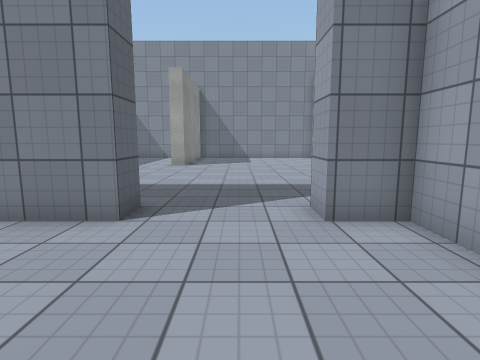
view 1 (above)

19 first-person views from a walk through a Unity game level. The camera is 1.3 m above the floor, tilts 8° down and sees 80° across. The floor is counted in squares, 1 m on a side. Each view is taken from the middle of a square. On the plan, view 1 faces up. The plan holds only what a view shows up to about 13 squares ahead; the rest is blank. The place goes on beyond the plan. The player is left out. Some surface patterns are stand-ins.

view 2
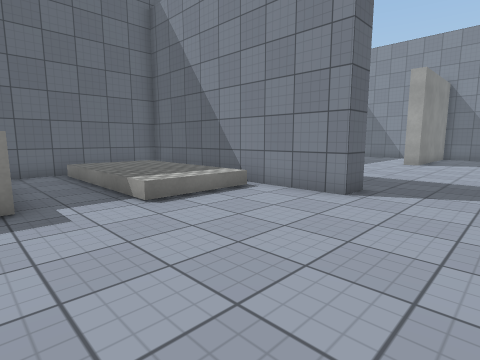

view 3
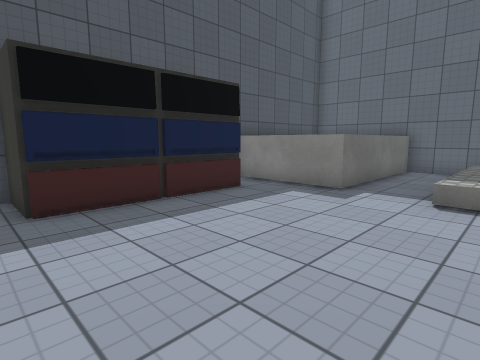

view 4
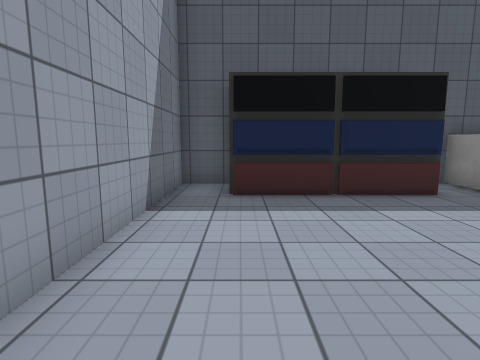

view 5
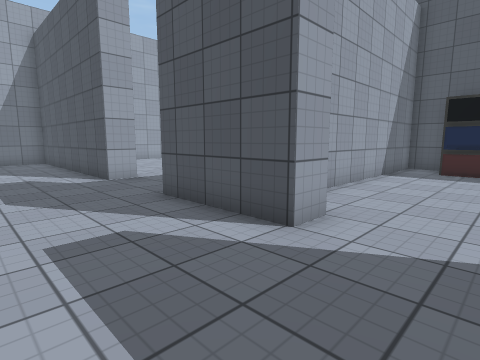

view 6
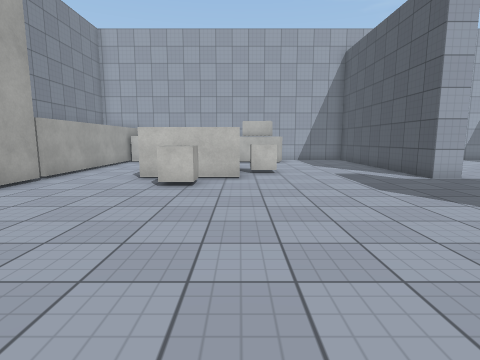

view 7
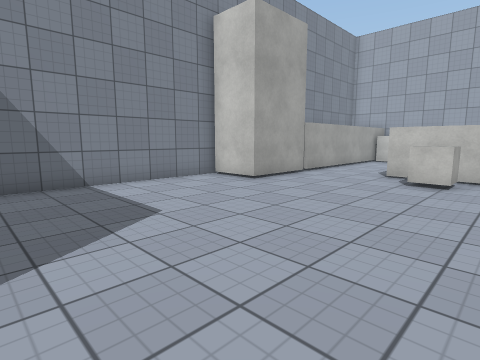

view 8
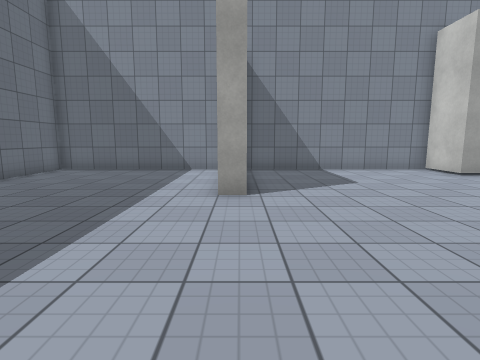

view 9
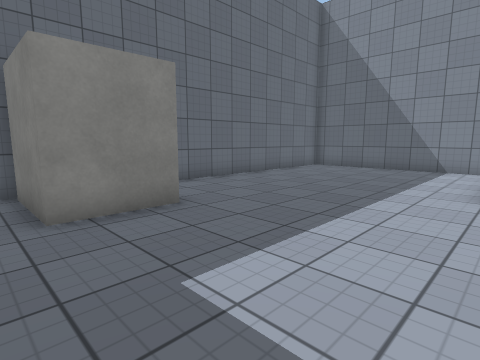

view 10
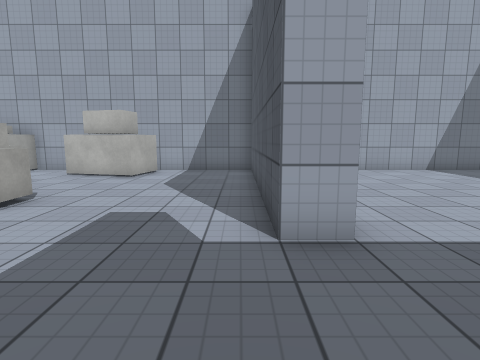

view 11
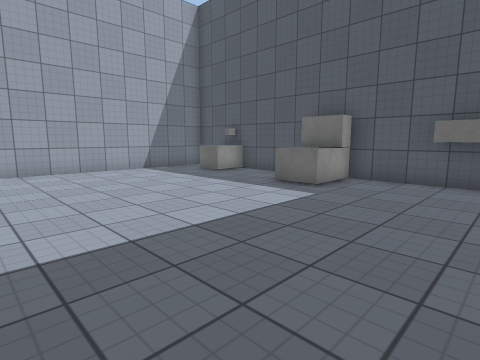

view 12
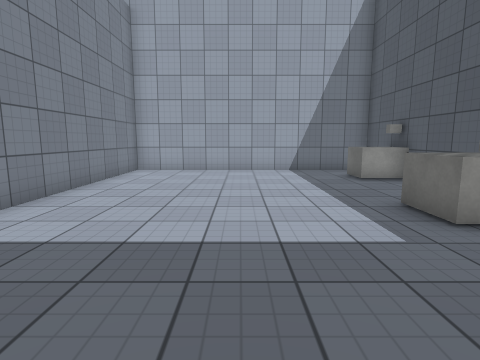

view 13
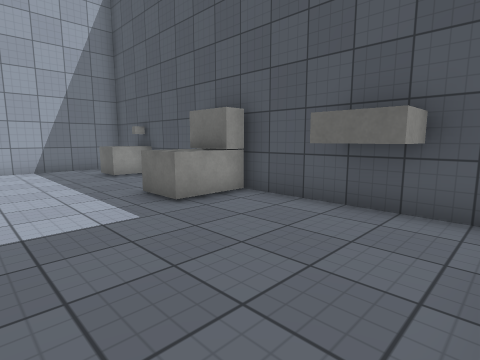

view 14
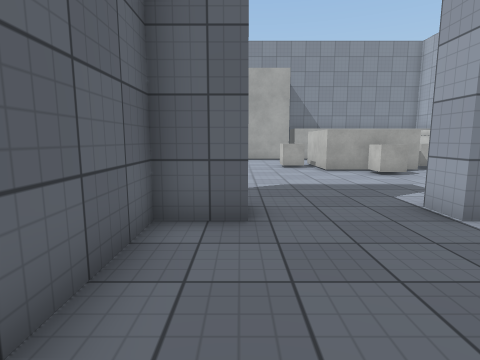

view 15
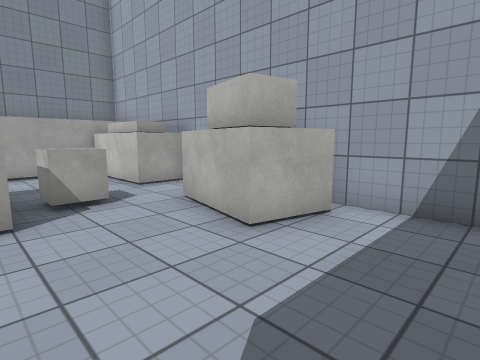

view 16
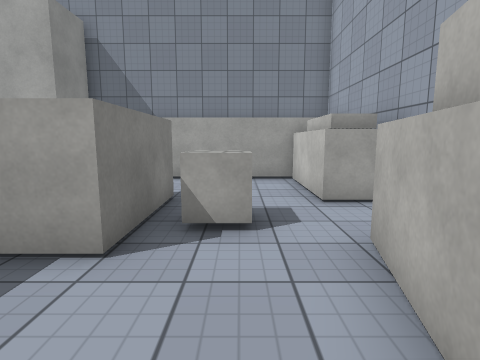

view 17
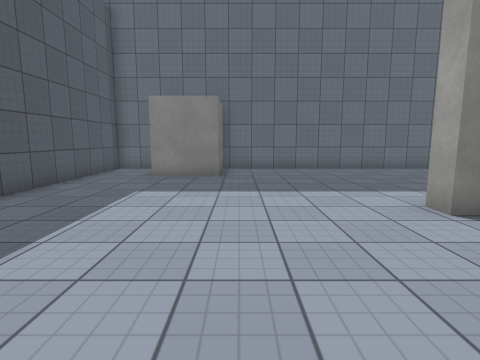

view 18
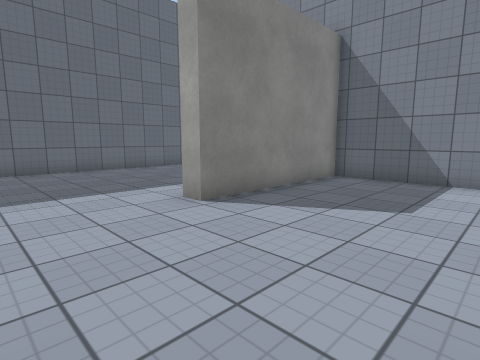

view 19
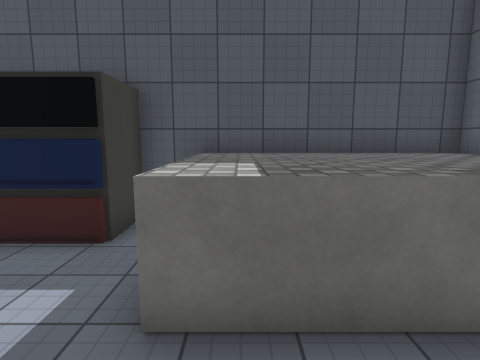

### Floor plan
Key: @ floor where view 1 was taken; # wall or solid block; . main floor; : floor 0.5 m higher than the main floor; / step, stairs or slope; ^ raised ledge; C cube; B white block; L block; O other object.
Columns run from 11 left of view 1 to 18 right of it. Each row starts with its distance up from view 1.
 21 #################
 20 #.......#.......#
 19 #.......#.......############
 18 #.......#..................^
 17 #.......#..................#
 16 #.......#..................###
 15 #.......#...........^  ^...^^#
 14 #.................CC^  ^CC...#
 13 #.................CC^  ^CC.. #
 12 #...................^CC^...###
 11 #....................CC...####
 10 ####......................####
  9 ####........................##
  8 ####.........................#
  7 #............................#
  6 #............................#
  5 ##########...####...##########
  4 #//////.......#..............#
  3 #::::::.......#..............#
  2 #::::::.......#..............#
  1 #//////.......# .............#
  0 #..........@..#..............#
 -1 #.............# .............#
 -2 #^^^^^^.......#..............#
 -3 #^^^^^^.......#......B.......#
 -4 #^^^^^^######.#..L..BBB..LL..#
 -5 #^^^^^^#    #.#.LLL.BBB..LO  #
 -6 ########    ##################

Where each view was taken, in squares from view 1:
view 1: 0 up, 0 right, facing up
view 2: 2 down, 1 right, facing up-left
view 3: 2 up, 2 right, facing down-left
view 4: 3 up, 1 right, facing down
view 5: 9 up, 1 left, facing down-right
view 6: 12 up, 1 left, facing right
view 7: 12 up, 2 left, facing up-right
view 8: 8 up, 3 left, facing up
view 9: 7 up, 3 left, facing up-left
view 10: 6 up, 5 right, facing right
view 11: 4 up, 5 right, facing down-right
view 12: 0 up, 5 right, facing right
view 13: 0 up, 4 right, facing down-right
view 14: 0 up, 5 right, facing up
view 15: 7 up, 12 right, facing up-right
view 16: 9 up, 14 right, facing up
view 17: 11 up, 2 right, facing left
view 18: 11 up, 2 right, facing up-left
view 19: 1 up, 6 left, facing down
